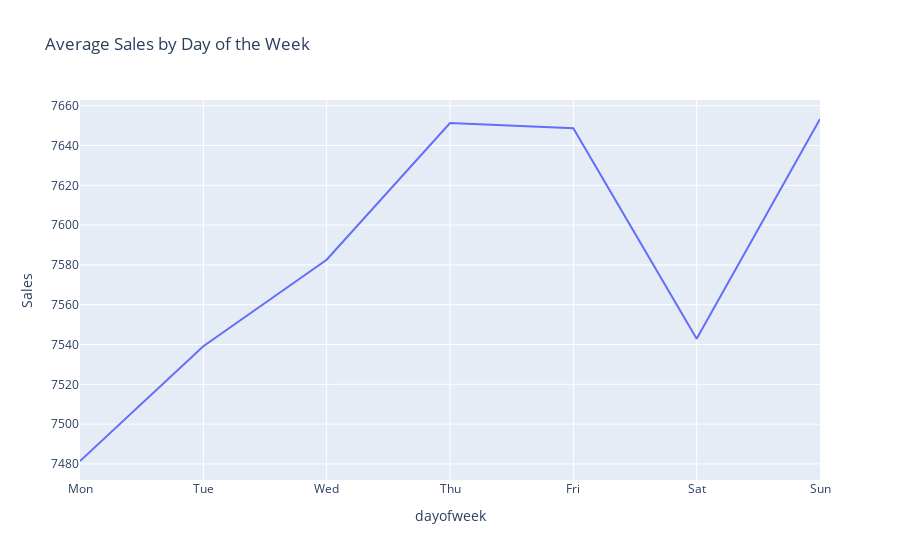

Source (notebook cell):
### Code cell
dow_sales = df.groupby('dayofweek')['Sales'].mean().reset_index()
dow_map = ['Mon', 'Tue', 'Wed', 'Thu', 'Fri', 'Sat', 'Sun']
dow_sales['dayofweek'] = dow_sales['dayofweek'].map(dict(enumerate(dow_map)))

fig = px.line(dow_sales, x='dayofweek', y='Sales', title='Average Sales by Day of the Week')
fig.show()

### Figure 1 — Plotly figure (JSON) as saved in the notebook; plotly's stock layout.template omitted (floating-point values rounded to 4 significant figures)
{"data": [{"hovertemplate": "dayofweek=%{x}<br>Sales=%{y}<extra></extra>", "legendgroup": "", "line": {"color": "#636efa", "dash": "solid"}, "marker": {"symbol": "circle"}, "mode": "lines", "name": "", "orientation": "v", "showlegend": false, "type": "scatter", "x": ["Mon", "Tue", "Wed", "Thu", "Fri", "Sat", "Sun"], "xaxis": "x", "y": [7481.0, 7539.0, 7583.0, 7651.0, 7649.0, 7543.0, 7653.0], "yaxis": "y"}], "layout": {"legend": {"tracegroupgap": 0}, "title": {"text": "Average Sales by Day of the Week"}, "xaxis": {"anchor": "y", "domain": [0, 1], "title": {"text": "dayofweek"}}, "yaxis": {"anchor": "x", "domain": [0, 1], "title": {"text": "Sales"}}}}
